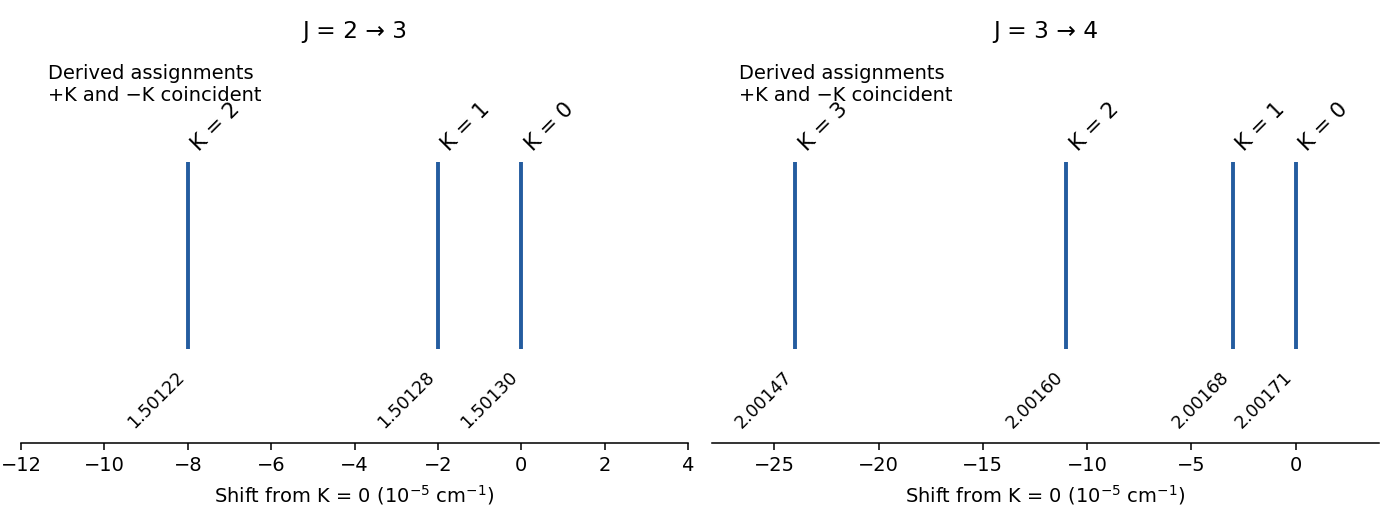

The Python source for this figure:
"""Original solution figure. Tested with Python 3.14, numpy and matplotlib.
The PNG basename is written to the current working directory for Make's _media target.
"""
from pathlib import Path
import sys
sys.path.insert(0, str(Path(__file__).resolve().parents[2]))
import matplotlib
matplotlib.use('Agg')
import matplotlib.pyplot as plt
import numpy as np
from tools.chemistry_diagram import bond, atom, flow, finish, save

fig,axs=plt.subplots(1,2,figsize=(10,3.8))
for a,J,vals in [(axs[0],2,[1.50130,1.50128,1.50122]),(axs[1],3,[2.00171,2.00168,2.00160,2.00147])]:
 shift=(np.array(vals)-vals[0])*1e5
 for K,x in enumerate(shift):
  a.vlines(x,0,1,color='#245c9f',lw=2);a.text(x,1.06,f'K = {K}',rotation=45,ha='left',fontsize=11)
  a.text(x,-.1,f'{vals[K]:.5f}',rotation=45,ha='right',va='top',fontsize=9)
 a.set(xlim=(min(shift)-4,4),ylim=(-.5,1.6),yticks=[],xlabel=r'Shift from K = 0 ($10^{-5}$ cm$^{-1}$)',title=f'J = {J} → {J+1}')
 for sp in ['top','right','left']:a.spines[sp].set_visible(False)
 a.text(.04,.87,'Derived assignments\n+K and −K coincident',transform=a.transAxes,fontsize=10)
fig.tight_layout();save(fig,'paper-2a-rotational.png')
